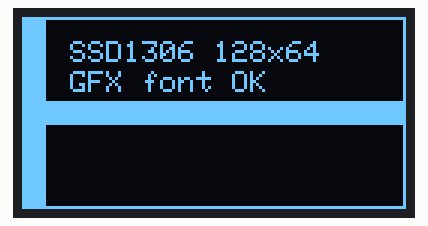
Simulated run of this sketch. Board: Arduino Uno, built with avr-gcc and run on an emulated ATmega328P. Shown: 128×64 one-colour display. What the sketch prints to the serial monitor is not drawn.

Above: at 0.1 s.

The sketch:

oled_ada.ino
```cpp
// Проверка: работает ли дисплей через библиотеку Adafruit_SSD1306.
//
// Библиотека ставится в ~/Documents/Arduino/libraries, ставится arduino-cli
// автоматически через library.properties. Зависимость Adafruit_GFX_Library
// тоже должна быть установлена.
//
// Что делает прошивка: инициализация через библиотеку, затем заливка всего
// экрана нулём, затем через GFX рисуются крупные фигуры — рамка по краям,
// горизонтальная полоса в середине и вертикальная полоса слева. Если фигуры
// на месте и в правильном порядке, значит последовательность команд рабочая.

#include <SPI.h>
#include <Wire.h>

#include <Adafruit_GFX.h>
#include <Adafruit_SSD1306.h>

#define SCREEN_WIDTH 128
#define SCREEN_HEIGHT 64

// SSD1306_SWITCHCAPVCC — модуль питается от внешнего 3.3V, что как раз наш
// случай: дисплей подключён к выводу 3.3V платы.
Adafruit_SSD1306 display(SCREEN_WIDTH, SCREEN_HEIGHT, &Wire, -1);

void setup() {
  Serial.begin(115200);
  while (!Serial && millis() < 2000) {
  }
  Wire.setClock(100000);
  Wire.setWireTimeout(25000, true);

  Serial.print(F("probe 0x3C = "));
  Wire.beginTransmission(0x3C);
  Serial.println(Wire.endTransmission());
  Serial.print(F("probe 0x3D = "));
  Wire.beginTransmission(0x3D);
  Serial.println(Wire.endTransmission());

  if (!display.begin(SSD1306_SWITCHCAPVCC, 0x3C)) {
    Serial.println(F("display.begin FAILED at 0x3C"));
    // Вторая попытка на другом адресе.
    if (!display.begin(SSD1306_SWITCHCAPVCC, 0x3D)) {
      Serial.println(F("display.begin FAILED at 0x3D too"));
      return;
    }
    Serial.println(F("began at 0x3D"));
  } else {
    Serial.println(F("began at 0x3C"));
  }

  display.clearDisplay();

  // Рамка по краям всего экрана.
  display.drawRect(0, 0, SCREEN_WIDTH, SCREEN_HEIGHT, SSD1306_WHITE);

  // Горизонтальная полоса: в середине по вертикали.
  display.fillRect(0, 28, SCREEN_WIDTH, 8, SSD1306_WHITE);

  // Вертикальная полоса: слева, шириной 8 пикселей.
  display.fillRect(0, 0, 8, SCREEN_HEIGHT, SSD1306_WHITE);

  // Текст библиотечным шрифтом: должен быть читаемым, это проверка GFX.
  display.setTextSize(1);
  display.setTextColor(SSD1306_WHITE);
  display.setCursor(16, 8);
  display.print("SSD1306 128x64");
  display.setCursor(16, 18);
  display.print("GFX font OK");

  display.display();
  Serial.println(F("frame sent"));
}

void loop() {}
```
